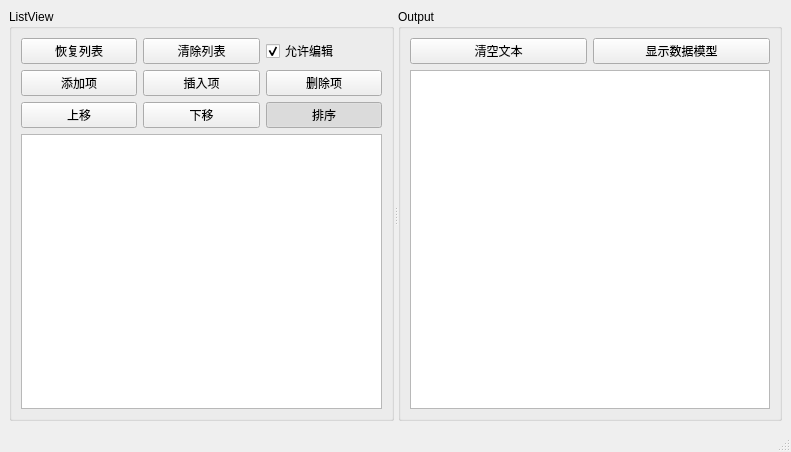
<?xml version="1.0" encoding="UTF-8"?>
<ui version="4.0">
 <class>MainWindow</class>
 <widget class="QMainWindow" name="MainWindow">
  <property name="geometry">
   <rect>
    <x>0</x>
    <y>0</y>
    <width>791</width>
    <height>452</height>
   </rect>
  </property>
  <property name="windowTitle">
   <string>MainWindow</string>
  </property>
  <widget class="QWidget" name="centralwidget">
   <layout class="QGridLayout" name="gridLayout_3">
    <item row="0" column="0">
     <widget class="QSplitter" name="splitter">
      <property name="orientation">
       <enum>Qt::Horizontal</enum>
      </property>
      <widget class="QGroupBox" name="groupBox">
       <property name="title">
        <string>ListView</string>
       </property>
       <layout class="QGridLayout" name="gridLayout">
        <item row="0" column="0">
         <widget class="QPushButton" name="pushButton_restore">
          <property name="text">
           <string>恢复列表</string>
          </property>
         </widget>
        </item>
        <item row="0" column="1">
         <widget class="QPushButton" name="pushButton_clear">
          <property name="text">
           <string>清除列表</string>
          </property>
         </widget>
        </item>
        <item row="0" column="2">
         <widget class="QCheckBox" name="checkBox">
          <property name="text">
           <string>允许编辑</string>
          </property>
          <property name="checked">
           <bool>true</bool>
          </property>
         </widget>
        </item>
        <item row="1" column="0">
         <widget class="QPushButton" name="pushButton_append">
          <property name="text">
           <string>添加项</string>
          </property>
         </widget>
        </item>
        <item row="1" column="1">
         <widget class="QPushButton" name="pushButton_insert">
          <property name="text">
           <string>插入项</string>
          </property>
         </widget>
        </item>
        <item row="1" column="2">
         <widget class="QPushButton" name="pushButton_9">
          <property name="text">
           <string>删除项</string>
          </property>
         </widget>
        </item>
        <item row="2" column="0">
         <widget class="QPushButton" name="pushButton_move_up">
          <property name="text">
           <string>上移</string>
          </property>
         </widget>
        </item>
        <item row="2" column="1">
         <widget class="QPushButton" name="pushButton_move_down">
          <property name="text">
           <string>下移</string>
          </property>
         </widget>
        </item>
        <item row="2" column="2">
         <widget class="QPushButton" name="pushButton_sort">
          <property name="text">
           <string>排序</string>
          </property>
          <property name="checkable">
           <bool>true</bool>
          </property>
          <property name="checked">
           <bool>true</bool>
          </property>
         </widget>
        </item>
        <item row="3" column="0" colspan="3">
         <widget class="QListView" name="listView"/>
        </item>
       </layout>
      </widget>
      <widget class="QGroupBox" name="groupBox_2">
       <property name="title">
        <string>Output</string>
       </property>
       <layout class="QGridLayout" name="gridLayout_2">
        <item row="0" column="0">
         <widget class="QPushButton" name="pushButton_clear_txt">
          <property name="text">
           <string>清空文本</string>
          </property>
         </widget>
        </item>
        <item row="0" column="1">
         <widget class="QPushButton" name="pushButton_display">
          <property name="text">
           <string>显示数据模型</string>
          </property>
         </widget>
        </item>
        <item row="1" column="0" colspan="2">
         <widget class="QPlainTextEdit" name="plainTextEdit"/>
        </item>
       </layout>
      </widget>
     </widget>
    </item>
   </layout>
  </widget>
  <widget class="QStatusBar" name="statusbar"/>
 </widget>
 <resources/>
 <connections/>
</ui>
